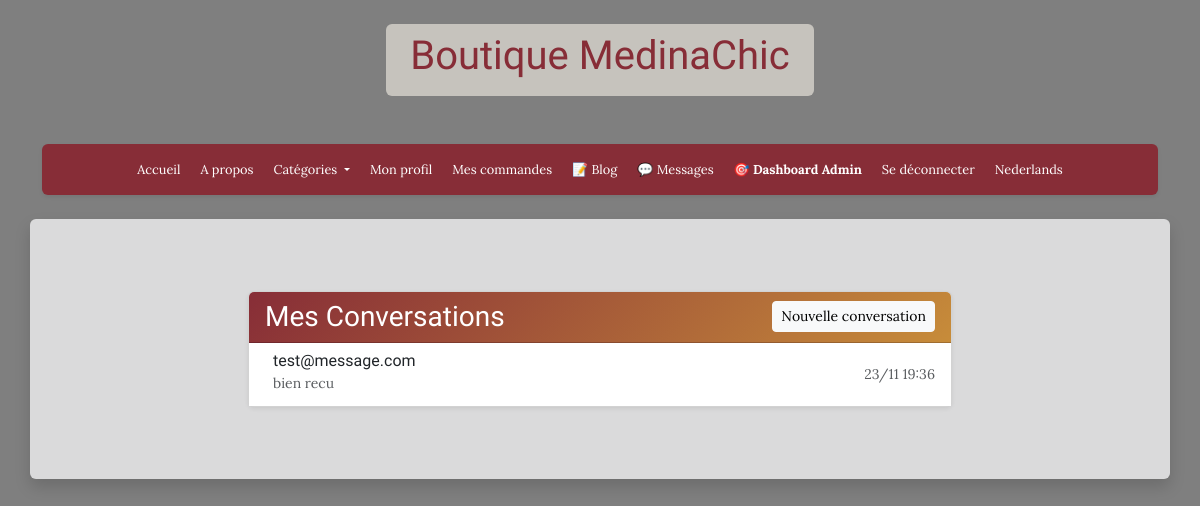
The page /blog/chat/ (signed in) on the database as committed earlier.
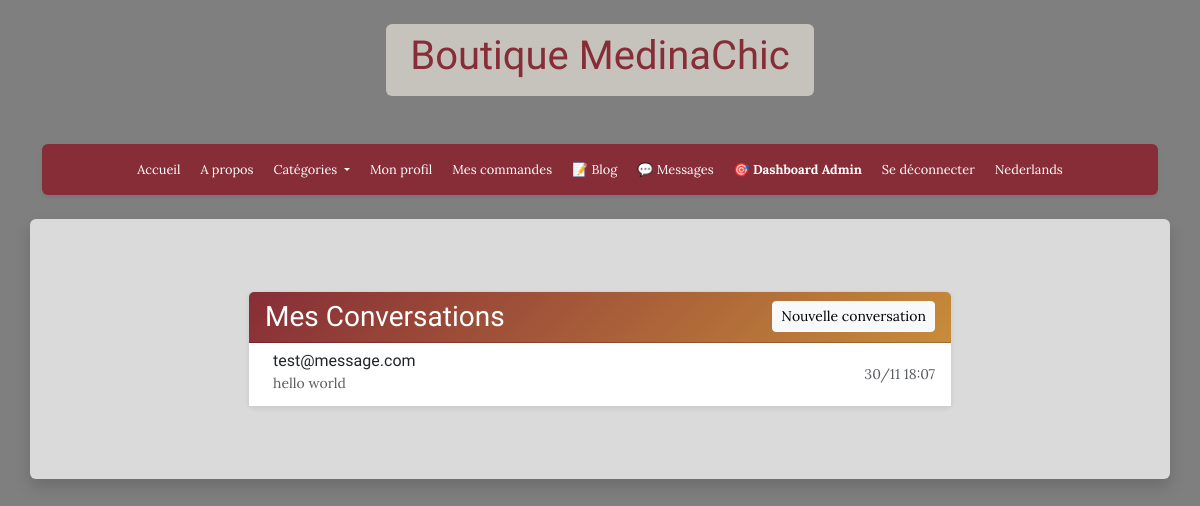
The same page on the database as committed later.
### blog/models.py (models this page shows, shortened)
class Conversation(models.Model):
    user1 = models.ForeignKey(AUTH_USER_MODEL, on_delete=models.CASCADE, related_name='conversations_as_user1')
    user2 = models.ForeignKey(AUTH_USER_MODEL, on_delete=models.CASCADE, related_name='conversations_as_user2')
    last_message_at = models.DateTimeField(auto_now=True)
    class Meta:
        ordering = ['-last_message_at']
        verbose_name = "Conversation"
        verbose_name_plural = "Conversations"
        unique_together = [['user1', 'user2']]
    def get_messages(self):
        return PrivateMessage.objects.filter(
            models.Q(sender=self.user1, recipient=self.user2) |
            models.Q(sender=self.user2, recipient=self.user1)
        ).order_by('created_at')
    def get_last_message(self):
        messages = self.get_messages()
        return messages.last() if messages.exists() else None
    def get_unread_count(self, user):
        return PrivateMessage.objects.filter(
            recipient=user,
            is_read=False
        ).filter(
            models.Q(sender=self.user1) | models.Q(sender=self.user2)
        ).exclude(sender=user).count()

class PrivateMessage(models.Model):
    sender = models.ForeignKey(AUTH_USER_MODEL, on_delete=models.CASCADE, related_name='sent_messages')
    recipient = models.ForeignKey(AUTH_USER_MODEL, on_delete=models.CASCADE, related_name='received_messages')
    content = models.TextField(verbose_name="Message")
    created_at = models.DateTimeField(auto_now_add=True)
    is_read = models.BooleanField(default=False, verbose_name="Lu")
    class Meta:
        ordering = ['created_at']
        verbose_name = "Message privé"
        verbose_name_plural = "Messages privés"

### accounts/models.py (models this page shows, shortened)
class Shopper(AbstractUser):
    username = None
    email = models.EmailField(max_length=254, unique=True)
    stripe_id = models.CharField(max_length=90, blank=True)
    USERNAME_FIELD = 'email'
    REQUIRED_FIELDS = []
    objects = CustomUserManager()

### blog/views.py (the view)
# urls.py: path('chat/', views.chat_list, name='chat_list'),
@login_required
def chat_list(request):
    conversations = Conversation.objects.filter(
        Q(user1=request.user) | Q(user2=request.user)
    )
    conversation_data = []
    for conv in conversations:
        other_user = conv.user2 if conv.user1 == request.user else conv.user1
        last_message = conv.get_last_message()
        unread_count = conv.get_unread_count(request.user)
        conversation_data.append({
            'conversation': conv,
            'other_user': other_user,
            'last_message': last_message,
            'unread_count': unread_count,
        })
    context = {
        'conversation_data': conversation_data,
    }
    return render(request, 'blog/chat_list.html', context)

### store/context_processors.py (called while the page is built)
def cart_processor(request):
    cart_data = {
        'has_cart': False,
        'cart_count': 0
    }
    if request.user.is_authenticated:
        try:
            cart = Cart.objects.filter(user=request.user, ordered=False).first()
            if cart:
                cart_data['has_cart'] = True
                cart_data['cart_count'] = cart.orders.count()
        except:
            pass
    return cart_data

### blog/templates/blog/chat_list.html (shortened to what this page needs)
{% extends 'base.html' %}
{% load static %}
{% block content %}
<div class="container my-5">
    <div class="row">
        <div class="col-lg-8 mx-auto">
            <div class="card shadow-sm">
                <div class="card-header" style="background: linear-gradient(135deg, #872D37 0%, #C78C3A 100%); color: white;">
                    <div class="d-flex justify-content-between align-items-center">
                        <h3 class="mb-0">
                             Mes Conversations
                        </h3>
                        <button class="btn btn-light btn-sm" data-bs-toggle="modal" data-bs-target="#newChatModal">
                             Nouvelle conversation
                        </button>
                    </div>
                </div>
                <div class="card-body p-0">
                    {% if conversation_data %}
                        <div class="list-group list-group-flush">
                            {% for data in conversation_data %}
                                <a href="{% url 'chat_conversation' data.other_user.id %}"
                                   class="list-group-item list-group-item-action">
                                    <div class="d-flex w-100 justify-content-between align-items-center">
                                        <div class="flex-grow-1">
                                            <div class="d-flex align-items-center mb-1">
                                                <div>
                                                    <h6 class="mb-0">{{ data.other_user.email }}</h6>
                                                    {% if data.last_message %}
                                                        <small class="text-muted">
                                                            {{ data.last_message.content|truncatewords:8 }}
                                                        </small>
                                                    {% else %}
                                                        <small class="text-muted">Aucun message</small>
                                                    {% endif %}
                                                </div>
                                            </div>
                                        </div>
                                        <div class="text-end">
                                            {% if data.last_message %}
                                                <small class="text-muted d-block">
                                                    {{ data.last_message.created_at|date:"d/m H:i" }}
                                                </small>
                                            {% endif %}
                                        </div>
                                    </div>
                                </a>
                            {% endfor %}
                        </div>
                    {% endif %}
                </div>
            </div>
        </div>
    </div>
</div>
{% endblock %}

Rows that differ between the two databases and show on the page:
changed Conversation "test@message.com": last_message.content "bien recu" → "hello world"; last_message.created_at "23/11 19:36" → "30/11 18:07"
